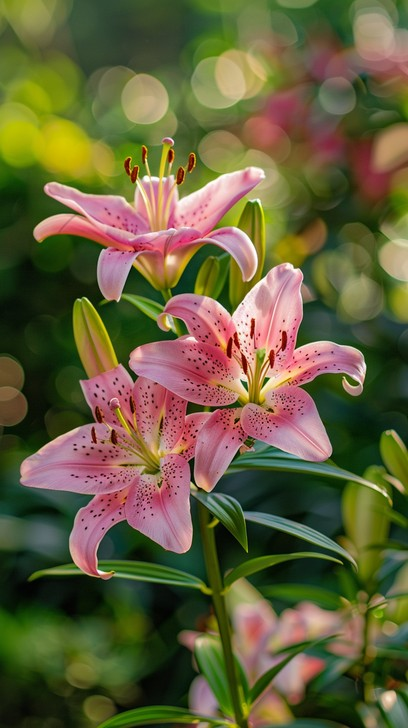
#> input picture image_thresholding/input.jpg, 408 x 728 px, found by its file name
$ python image_thresholding.py
#> lines starting #> are read from the running program, lines starting #| are printed output that depends on the picture; after the words box and inside, x2 and y2 are one past the last pixel; in counts of white or black regions, pixels touching at a corner belong together
import cv2

img = cv2.imread("image_thresholding/input.jpg", cv2.IMREAD_GRAYSCALE)
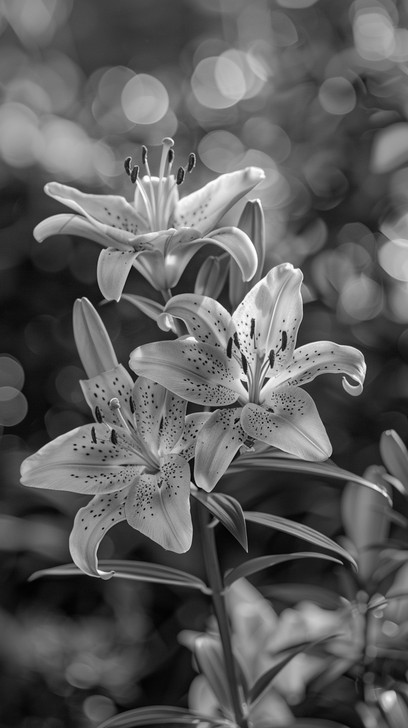
#> img: shape (728, 408); min 0, max 255, mean 92.7

# Binary thresholding
threshold_value = 127

_, output = cv2.threshold(
    img,
    threshold_value,
    255,
    cv2.THRESH_BINARY
)
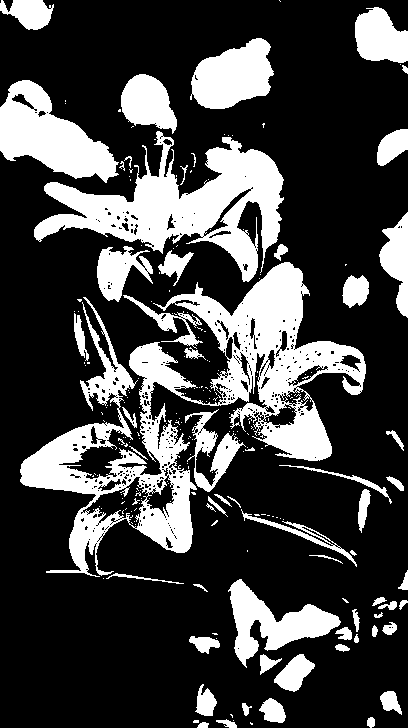
#> output: shape (728, 408); 26.3% white; 227 white regions (167 under 20 px), largest, box (x1, y1, x2, y2) and area: (20, 262, 366, 577) 28935, (34, 131, 284, 282) 14510, (0, 80, 119, 183) 6300

cv2.imshow("Original Image", img)
cv2.imshow("Thresholded Image", output)

cv2.imwrite("image_thresholding/thresholded_image.jpg", output)

cv2.waitKey(0)
cv2.destroyAllWindows()
